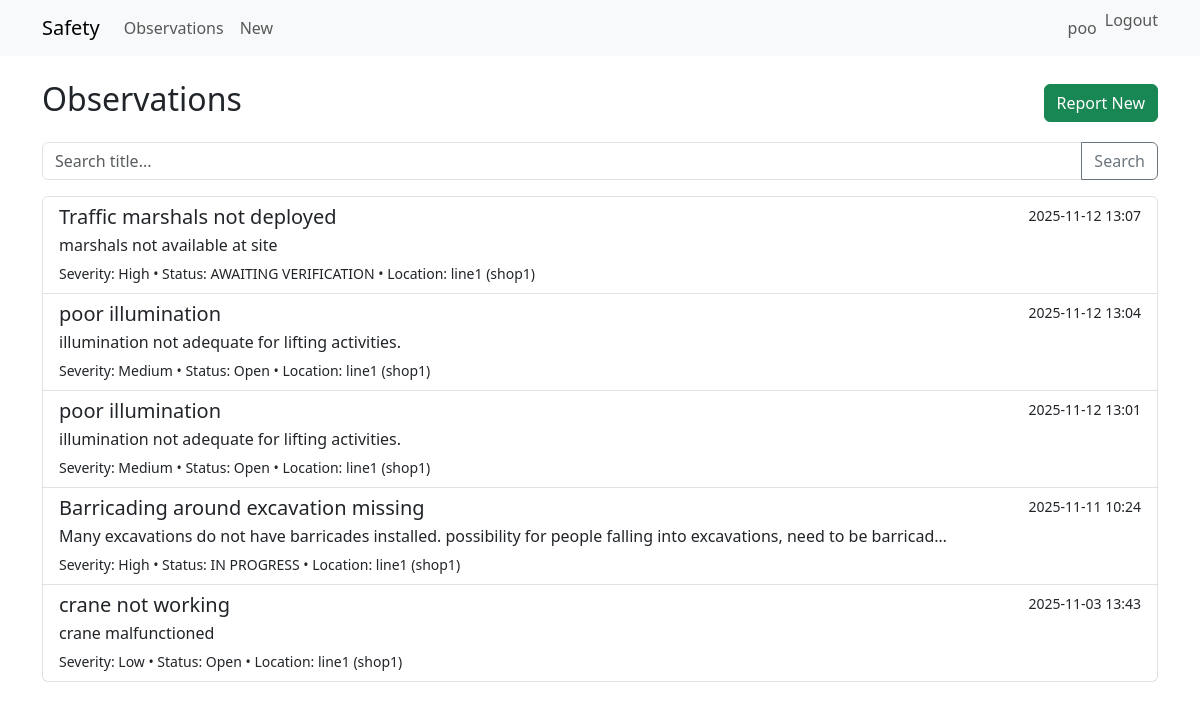
The app's page /users/ (signed in) with its own data.
### users/models.py (models this page shows, shortened)
class CustomUser(AbstractUser):
    is_observer = models.BooleanField(default=False)
    is_action_owner = models.BooleanField(default=False)
    is_safety_manager = models.BooleanField(default=False)

### observations/models.py (models this page shows, shortened)
class Observation(models.Model):
    SEVERITY_CHOICES = [
        ('LOW','Low'),
        ('MEDIUM','Medium'),
        ('HIGH','High'),
    ]
    STATUS_CHOICES = [
        ('OPEN','Open'),
        ('IN_PROGRESS','In Progress'),
        ('AWAITING_VERIFICATION','Awaiting Verification'),
        ('CLOSED','Closed'),
    ]
    location = models.ForeignKey(Location, on_delete=models.PROTECT, related_name='observations')
    observer = models.ForeignKey(settings.AUTH_USER_MODEL, on_delete=models.SET_NULL, null=True, related_name='observed')
    date_observed = models.DateTimeField(default=timezone.now)
    title = models.CharField(max_length=255)
    description = models.TextField()
    severity = models.CharField(max_length=10, choices=SEVERITY_CHOICES, default='LOW')
    photo_before = models.ImageField(upload_to='observations/before/', blank=True, null=True)
    assigned_to = models.ForeignKey(settings.AUTH_USER_MODEL, on_delete=models.SET_NULL, null=True, blank=True, related_name='assigned_observations')
    status = models.CharField(max_length=30, choices=STATUS_CHOICES, default='OPEN')
    target_date = models.DateField(null=True, blank=True)
    rectification_details = models.TextField(blank=True)
    photo_after = models.ImageField(upload_to='observations/after/', blank=True, null=True)
    date_closed = models.DateTimeField(null=True, blank=True)
    verification_comment = models.TextField(blank=True, null=True)

class Location(models.Model):
    name = models.CharField(max_length=200)
    area = models.CharField(max_length=200, blank=True)
    facility = models.CharField(max_length=200, blank=True)
    def __str__(self):
        return f"{self.name} ({self.area})" if self.area else self.name

### observations/views.py (the view)
# urls.py: path('', views.ObservationListView.as_view(), name='observation_list'),
class ObservationListView(LoginRequiredMixin, ListView):
    model = Observation
    template_name = 'observations/observation_list.html'
    context_object_name = 'observations'
    def get_queryset(self):
        qs = super().get_queryset().select_related('location','assigned_to')
        q = self.request.GET.get('q')
        if q:
            qs = qs.filter(title__icontains=q)
        return qs.order_by('-date_observed')

### observations/templates/observations/observation_list.html (shortened to what this page needs)
{% extends 'base.html' %}
{% block content %}
  <div class="d-flex justify-content-between align-items-center mb-3">
    <h2>Observations</h2>
    <a href="{% url 'observations:create' %}" class="btn btn-success">Report New</a>
  </div>
  <form method="get" class="mb-3">
    <div class="input-group">
      <input class="form-control" name="q" placeholder="Search title..." value="{{ request.GET.q }}">
      <button class="btn btn-outline-secondary" type="submit">Search</button>
    </div>
  </form>
  <div class="list-group">
    {% for obs in observations %}
      <a href="{% url 'observations:detail' obs.pk %}" class="list-group-item list-group-item-action">
        <div class="d-flex w-100 justify-content-between">
          <h5 class="mb-1">{{ obs.title }}</h5>
          <small>{{ obs.date_observed|date:"Y-m-d H:i" }}</small>
        </div>
        <p class="mb-1">{{ obs.description|truncatechars:120 }}</p>
        <small>Severity: {{ obs.get_severity_display }} • Status: {{ obs.get_status_display }} • Location: {{ obs.location }}</small>
      </a>
    {% empty %}
      <div class="alert alert-info">No observations found.</div>
    {% endfor %}
  </div>
{% endblock %}

### templates/base.html (shortened to what this page needs)
<!doctype html>
<html lang="en">
  <head>
    <link href="https://cdn.jsdelivr.net/npm/bootstrap@5.3.2/dist/css/bootstrap.min.css" rel="stylesheet">
  </head>
  <body>
    <nav class="navbar navbar-expand-lg navbar-light bg-light mb-4">
      <div class="container">
        <a class="navbar-brand" href="{% url 'observations:observation_list' %}">Safety</a>
        <div class="collapse navbar-collapse" id="navmenu">
          <ul class="navbar-nav me-auto">
            <li class="nav-item"><a class="nav-link" href="{% url 'observations:observation_list' %}">Observations</a></li>
            <li class="nav-item"><a class="nav-link" href="{% url 'observations:create' %}">New</a></li>
          </ul>
          <ul class="navbar-nav">
            {% if user.is_authenticated %}
              <li class="nav-item"><a class="nav-link" href="{% url 'users:profile' %}">{{ user.get_full_name|default:user.username }}</a></li>
              <li class="nav-item">
                <form method="post" action="{% url 'logout' %}" style="display: inline;">
                  <button type="submit" class="btn btn-link nav-link" style="padding: 0; border: none; background: none;">
                    Logout
                  </button>
                </form>
              </li>
            {% else %}
              <li class="nav-item"><a class="nav-link" href="{% url 'login' %}">Login</a></li>
            {% endif %}
          </ul>
        </div>
      </div>
    </nav>
    <div class="container">
      {% block content %}{% endblock %}
    </div>
  </body>
</html>

### records on screen
CustomUser: get_full_name "poo"
Observation: title "Traffic marshals not deployed", date_observed "2025-11-12 13:07", description "marshals not available at site", severity "High", status "AWAITING VERIFICATION", location "line1 (shop1)"
Observation: title "poor illumination", date_observed "2025-11-12 13:04", description "illumination not adequate for lifting activities.", severity "Medium", status "Open", location "line1 (shop1)"
Observation: title "poor illumination", date_observed "2025-11-12 13:01", description "illumination not adequate for lifting activities.", severity "Medium", status "Open", location "line1 (shop1)"
Observation: title "Barricading around excavation missing", date_observed "2025-11-11 10:24", description "Many excavations do not have barricades installed. possibility for people falling into excavations, need to be barricad…", severity "High", status "IN PROGRESS", location "line1 (shop1)"
Observation: title "crane not working", date_observed "2025-11-03 13:43", description "crane malfunctioned", severity "Low", status "Open", location "line1 (shop1)"
